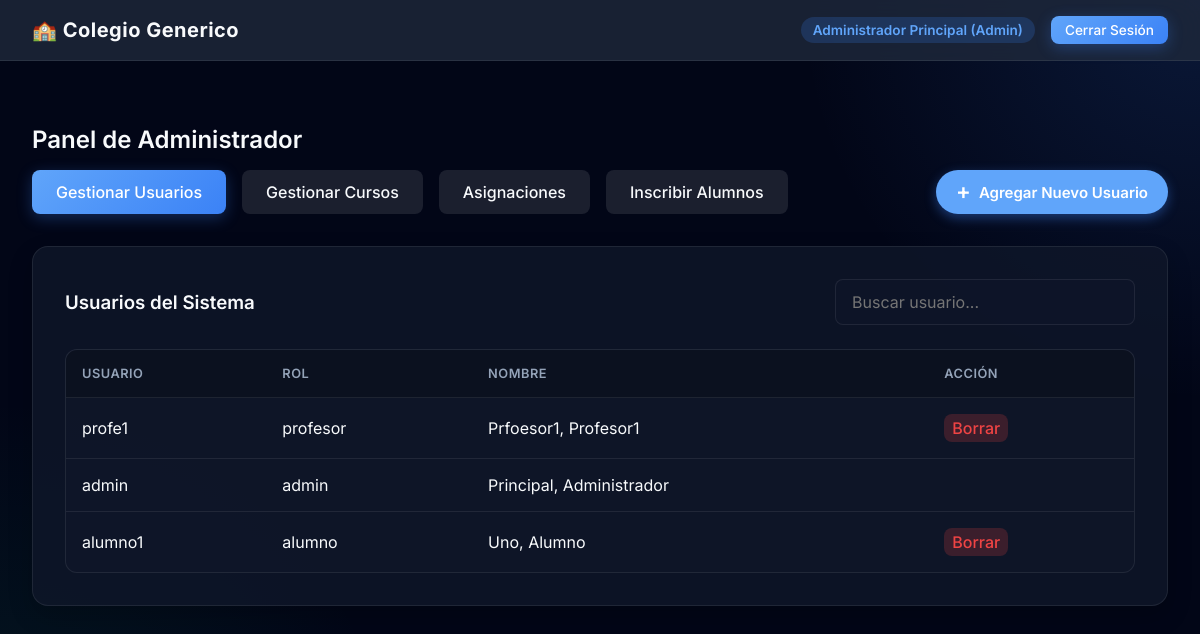
The app's page /index.php?action=dashboard (signed in) with its own data.
### tables this page shows
CREATE TABLE users (
    id INTEGER PRIMARY KEY AUTOINCREMENT,
    username TEXT NOT NULL UNIQUE,
    password_hash TEXT NOT NULL,
    role TEXT NOT NULL CHECK(role IN ('admin', 'profesor', 'alumno')),
    nombre TEXT NOT NULL,
    apellido TEXT NOT NULL
);

### controllers/AdminController.php (called while the page is built, shortened)
<?php
require_once 'models/User.php';
class AdminController {
    public function dashboard() {
        $database = new Database();
        $db = $database->getConnection();
        $userModel = new User($db);
        $tab = $_GET['tab'] ?? 'users';
        $usersStmt = $userModel->getAllUsers();
        $users = $usersStmt->fetchAll(PDO::FETCH_ASSOC);
        require_once 'views/admin/dashboard.php';
    }
}
?>

### models/User.php (called while the page is built, shortened)
<?php
class User {
    private $conn;
    private $table_name = "users";
    public function __construct($db) {
        $this->conn = $db;
    }
    public function getAllUsers() {
        $query = "SELECT id, username, role, nombre, apellido FROM " . $this->table_name . " ORDER BY apellido ASC, nombre ASC";
        $stmt = $this->conn->prepare($query);
        $stmt->execute();
        return $stmt;
    }
}
?>

### views/admin/dashboard.php (the view, shortened to what this page needs)
<?php require_once 'views/layouts/header.php'; ?>
<div class="fade-in" style="margin-top: 2rem;">
    <h2>Panel de Administrador</h2>
    <div style="margin-bottom: 2rem; display: flex; gap: 1rem; align-items: center; width: 100%;">
        <a href="index.php?action=dashboard&tab=users" class="btn <?= $tab==='users'?'btn-primary':'' ?>" style="background: <?= $tab==='users'?'':'rgba(255,255,255,0.1)' ?>">Gestionar Usuarios</a>
        <a href="index.php?action=dashboard&tab=courses" class="btn <?= $tab==='courses'?'btn-primary':'' ?>" style="background: <?= $tab==='courses'?'':'rgba(255,255,255,0.1)' ?>">Gestionar Cursos</a>
        <a href="index.php?action=dashboard&tab=assignments" class="btn <?= $tab==='assignments'?'btn-primary':'' ?>" style="background: <?= $tab==='assignments'?'':'rgba(255,255,255,0.1)' ?>">Asignaciones</a>
        <a href="index.php?action=dashboard&tab=enrollments" class="btn <?= $tab==='enrollments'?'btn-primary':'' ?>" style="background: <?= $tab==='enrollments'?'':'rgba(255,255,255,0.1)' ?>">Inscribir Alumnos</a>
        <?php if($tab === 'users'): ?>
        <button id="fabBtn" onclick="openUserModal()" title="Agregar nuevo usuario" style="margin-left: auto; height: 44px; border-radius: 22px; padding: 0 20px; background: var(--accent-primary); color: white; font-size: 15px; font-weight: 600; border: none; cursor: pointer; box-shadow: 0 4px 12px rgba(59,130,246,0.4); display: flex; align-items: center; gap: 8px; justify-content: center; transition: transform 0.2s, background 0.2s; z-index: 10;">
            <span style="font-size: 22px; margin-top: -2px;">+</span>
            <span>Agregar Nuevo Usuario</span>
        </button>
        <?php endif; ?>
    </div>
    <?php if($tab === 'users'): ?>
    <div class="card">
        <div style="display: flex; justify-content: space-between; align-items: center; margin-bottom: 1rem; flex-wrap: wrap; gap: 10px;">
            <h3 style="margin: 0;">Usuarios del Sistema</h3>
            <input type="text" id="userFilter" onkeyup="filterUsers()" class="form-control" placeholder="Buscar usuario..." style="max-width: 300px;">
        </div>
        <div class="table-wrapper">
            <table id="userTable">
                <thead>
                    <tr><th>Usuario</th><th>Rol</th><th>Nombre</th><th>Acción</th></tr>
                </thead>
                <tbody>
                    <?php foreach($users as $u): ?>
                    <tr>
                        <td><?= htmlspecialchars($u['username']) ?></td>
                        <td><?= htmlspecialchars($u['role']) ?></td>
                        <td><?= htmlspecialchars($u['apellido'].', '.$u['nombre']) ?></td>
                        <td>
                            <?php if($u['id'] !== $_SESSION['user_id']): ?>
                            <button type="button" class="btn" style="background:rgba(239, 68, 68, 0.2); color:var(--danger); padding:4px 8px;" onclick="confirmUserDelete(<?= $u['id'] ?>)">Borrar</button>
                            <?php endif; ?>
                        </td>
                    </tr>
                    <?php endforeach; ?>
                </tbody>
            </table>
        </div>
    </div>
    <?php endif; ?>
</div>
<?php require_once 'views/layouts/footer.php'; ?>

### index.php (shortened to what this page needs)
<?php
$role = $_SESSION['user_role'];
if ($role === 'alumno') {
    require_once 'controllers/StudentController.php';
    $controller = new StudentController();
    $controller->dashboard();
} elseif ($role === 'profesor') {
    require_once 'controllers/ProfessorController.php';
    $controller = new ProfessorController();
    $controller->dashboard();
} elseif ($role === 'admin') {
    require_once 'controllers/AdminController.php';
    $controller = new AdminController();
    $controller->dashboard();
} else {
    echo "Rol no válido.";
    session_destroy();
}
?>

### views/layouts/header.php (shortened to what this page needs)
<!DOCTYPE html>
<html lang="es">
<head>
    <link rel="stylesheet" href="public/css/style.css">
</head>
<body>
    <?php if(isset($_SESSION['user_id'])): ?>
    <nav class="navbar slide-in">
        <div class="navbar-brand">🏫 Colegio Generico</div>
        <div class="navbar-nav">
            <span class="user-badge">
                <?= htmlspecialchars($_SESSION['user_name']) ?> (<?= ucfirst($_SESSION['user_role']) ?>)
            </span>
            <a href="index.php?action=logout" class="btn btn-primary" style="padding: 6px 14px; font-size: 0.85rem;">Cerrar Sesión</a>
        </div>
    </nav>
    <main class="container fade-in">
    <?php else: ?>
    <?php endif; ?>

### views/layouts/footer.php (shortened to what this page needs)
    <?php if(isset($_SESSION['user_id'])): ?>
    </main>
    <?php endif; ?>
</body>
</html>

### public/css/style.css (style rules this page uses)
:root { --bg-primary: #020617; --bg-secondary: #0f172a; --bg-card: rgba(15, 23, 42, 0.8); --text-primary: #f8fafc; --text-secondary: #94a3b8; --accent-primary: #60a5fa; --accent-hover: #3b82f6; --success: #10b981; --warning: #f59e0b; --danger: #ef4444; --border-color: rgba(255,255,255,0.08); --blur: blur(16px); }
* { box-sizing: border-box; margin: 0; padding: 0; font-family: 'Inter', -apple-system, BlinkMacSystemFont, "Segoe UI", Roboto, Helvetica, Arial, sans-serif; }
body { background-color: var(--bg-primary); color: var(--text-primary); min-height: 100vh; display: flex; flex-direction: column; background-image: radial-gradient(circle at top right, rgba(59, 130, 246, 0.15), transparent 400px), radial-gradient(circle at bottom left, rgba(16, 185, 129, 0.1), transparent 400px); background-attachment: fixed; }
.fade-in { animation: fadeInScale 0.6s cubic-bezier(0.16, 1, 0.3, 1) forwards; }
.slide-in { animation: slideIn 0.5s ease-out forwards; }
.container { max-width: 1200px; margin: 0 auto; padding: 2rem; width: 100%; }
.card { background: var(--bg-card); backdrop-filter: var(--blur); -webkit-backdrop-filter: var(--blur); border: 1px solid var(--border-color); border-radius: 16px; padding: 2rem; box-shadow: 0 10px 25px rgba(0, 0, 0, 0.2); transition: transform 0.3s ease, box-shadow 0.3s ease; }
h1, h2, h3 { color: var(--text-primary); margin-bottom: 1rem; font-weight: 600; }
.form-control { width: 100%; padding: 12px 16px; background-color: rgba(15, 23, 42, 0.6); border: 1px solid var(--border-color); border-radius: 8px; color: var(--text-primary); font-size: 1rem; transition: border-color 0.3s ease, box-shadow 0.3s ease; outline: none; }
.btn { display: inline-flex; align-items: center; justify-content: center; padding: 12px 24px; border-radius: 8px; font-size: 1rem; font-weight: 500; cursor: pointer; border: none; transition: all 0.3s ease; text-decoration: none; color: var(--text-primary); }
.btn-primary { background: linear-gradient(135deg, var(--accent-primary) 0%, var(--accent-hover) 100%); color: white; box-shadow: 0 4px 15px rgba(59, 130, 246, 0.3); }
.navbar { background: rgba(30, 41, 59, 0.8); backdrop-filter: var(--blur); border-bottom: 1px solid var(--border-color); padding: 1rem 2rem; display: flex; justify-content: space-between; align-items: center; position: sticky; top: 0; z-index: 100; }
.navbar-brand { font-size: 1.25rem; font-weight: 700; color: var(--text-primary); letter-spacing: 0.5px; }
.navbar-nav { display: flex; gap: 1rem; align-items: center; }
.user-badge { background: rgba(59,130,246,0.2); color: var(--accent-primary); padding: 5px 12px; border-radius: 20px; font-size: 0.85rem; font-weight: 600; }
.table-wrapper { overflow-x: auto; margin-top: 1.5rem; background: var(--bg-card); border-radius: 12px; border: 1px solid var(--border-color); }
table { width: 100%; border-collapse: collapse; text-align: left; }
th, td { padding: 1rem; border-bottom: 1px solid var(--border-color); }
th { background: rgba(0,0,0,0.2); color: var(--text-secondary); font-weight: 600; text-transform: uppercase; font-size: 0.8rem; letter-spacing: 0.5px; }
tr:last-child td { border-bottom: none; }

### records on screen
users: username "profe1", role "profesor", apellido+nombre "Prfoesor1, Profesor1"
users: username "admin", role "admin", apellido+nombre "Principal, Administrador"
users: username "alumno1", role "alumno", apellido+nombre "Uno, Alumno"

### other values on screen
$_SESSION['user_name'] "Administrador Principal"
$_SESSION['user_role'] "Admin"
